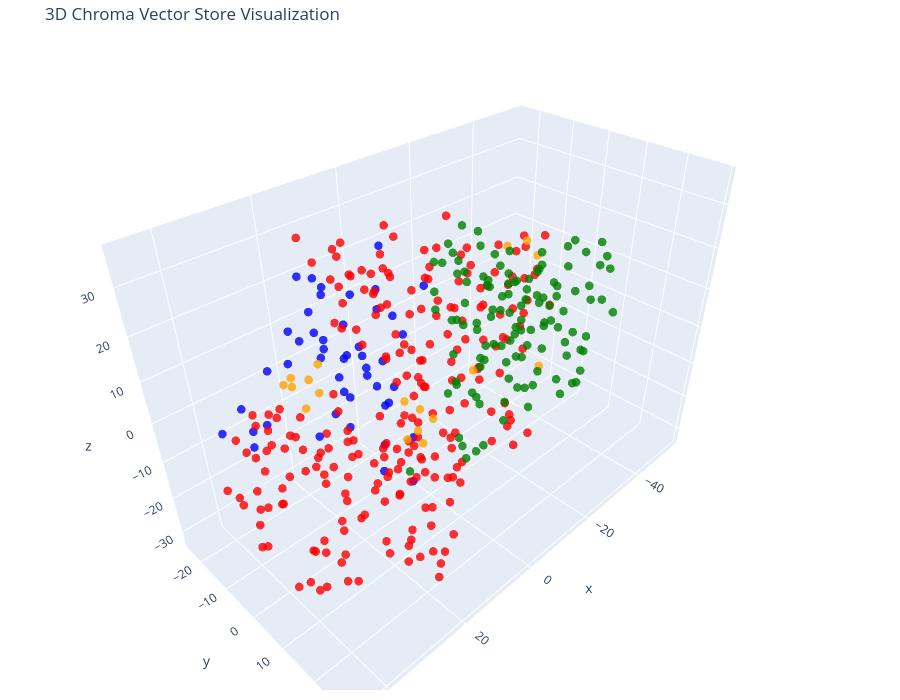

Notebook source saved alongside this figure:
### Markdown cell above
**Concept:** This creates the interactive 3D visualization. Again, the 3D coordinates are only a visualization of the original vectors; they are not the embeddings used by Chroma for retrieval.

### Code cell
# Let's try 3D!

tsne = TSNE(n_components=3, random_state=42)
reduced_vectors = tsne.fit_transform(vectors)

# Create the 3D scatter plot
fig = go.Figure(data=[go.Scatter3d(
    x=reduced_vectors[:, 0],
    y=reduced_vectors[:, 1],
    z=reduced_vectors[:, 2],
    mode='markers',
    marker=dict(size=5, color=colors, opacity=0.8),
    text=[f"Type: {t}<br>Text: {d[:100]}..." for t, d in zip(doc_types, documents)],
    hoverinfo='text'
)])

fig.update_layout(
    title='3D Chroma Vector Store Visualization',
    scene=dict(xaxis_title='x', yaxis_title='y', zaxis_title='z'),
    width=900,
    height=700,
    margin=dict(r=10, b=10, l=10, t=40)
)

fig.show()

### Figure 1 — Plotly figure (JSON) as saved in the notebook; plotly's stock layout.template omitted (floating-point values rounded to 4 significant figures; data arrays with more than 128 entries replaced by an {"elided": "..."} marker saying what was removed)
{"data": [{"hoverinfo": "text", "marker": {"color": {"elided": "413 str values"}, "opacity": 0.8, "size": 5}, "mode": "markers", "text": {"elided": "413 str values"}, "type": "scatter3d", "x": {"elided": "413 float values"}, "y": {"elided": "413 float values"}, "z": {"elided": "413 float values"}}], "layout": {"height": 700, "margin": {"b": 10, "l": 10, "r": 10, "t": 40}, "scene": {"xaxis": {"title": {"text": "x"}}, "yaxis": {"title": {"text": "y"}}, "zaxis": {"title": {"text": "z"}}}, "title": {"text": "3D Chroma Vector Store Visualization"}, "width": 900}}
